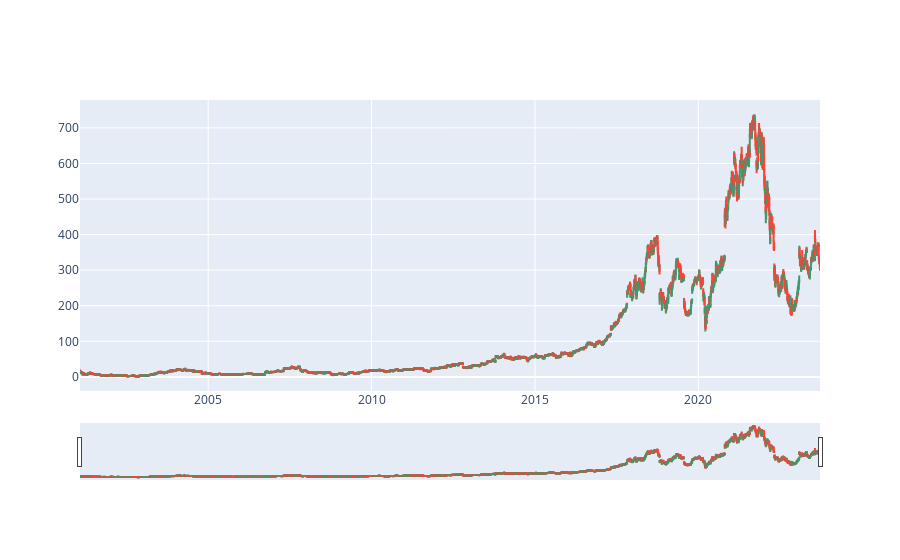

Source (notebook cell):
### Code cell
plot_candle_stick(df)

### Figure 1 — Plotly figure (JSON) as saved in the notebook; plotly's stock layout.template omitted (floating-point values rounded to 4 significant figures; data arrays with more than 128 entries replaced by an {"elided": "..."} marker saying what was removed)
{"data": [{"close": {"elided": "5697 float values"}, "high": {"elided": "5697 float values"}, "low": {"elided": "5697 float values"}, "open": {"elided": "5697 float values"}, "type": "candlestick", "x": {"elided": "5697 str values"}}], "layout": {}}
